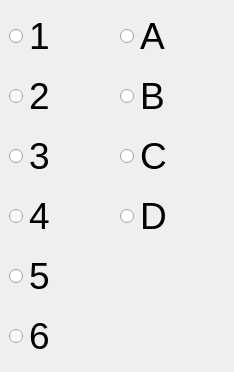
<?xml version="1.0" encoding="UTF-8"?>
<ui version="4.0">
 <class>MainWindow</class>
 <widget class="QMainWindow" name="MainWindow">
  <property name="geometry">
   <rect>
    <x>0</x>
    <y>0</y>
    <width>234</width>
    <height>372</height>
   </rect>
  </property>
  <property name="font">
   <font>
    <pointsize>28</pointsize>
   </font>
  </property>
  <property name="windowTitle">
   <string>MainWindow</string>
  </property>
  <widget class="QWidget" name="centralwidget">
   <layout class="QGridLayout" name="gridLayout">
    <item row="0" column="0">
     <widget class="QRadioButton" name="radioButton">
      <property name="sizePolicy">
       <sizepolicy hsizetype="Expanding" vsizetype="Expanding">
        <horstretch>0</horstretch>
        <verstretch>0</verstretch>
       </sizepolicy>
      </property>
      <property name="text">
       <string>1</string>
      </property>
      <attribute name="buttonGroup">
       <string notr="true">numeros</string>
      </attribute>
     </widget>
    </item>
    <item row="0" column="1">
     <widget class="QRadioButton" name="radioButton_12">
      <property name="sizePolicy">
       <sizepolicy hsizetype="Expanding" vsizetype="Expanding">
        <horstretch>0</horstretch>
        <verstretch>0</verstretch>
       </sizepolicy>
      </property>
      <property name="text">
       <string>A</string>
      </property>
      <attribute name="buttonGroup">
       <string notr="true">letras</string>
      </attribute>
     </widget>
    </item>
    <item row="1" column="0">
     <widget class="QRadioButton" name="radioButton_2">
      <property name="sizePolicy">
       <sizepolicy hsizetype="Expanding" vsizetype="Expanding">
        <horstretch>0</horstretch>
        <verstretch>0</verstretch>
       </sizepolicy>
      </property>
      <property name="text">
       <string>2</string>
      </property>
      <attribute name="buttonGroup">
       <string notr="true">numeros</string>
      </attribute>
     </widget>
    </item>
    <item row="1" column="1">
     <widget class="QRadioButton" name="radioButton_8">
      <property name="sizePolicy">
       <sizepolicy hsizetype="Expanding" vsizetype="Expanding">
        <horstretch>0</horstretch>
        <verstretch>0</verstretch>
       </sizepolicy>
      </property>
      <property name="text">
       <string>B</string>
      </property>
      <attribute name="buttonGroup">
       <string notr="true">letras</string>
      </attribute>
     </widget>
    </item>
    <item row="2" column="0">
     <widget class="QRadioButton" name="radioButton_3">
      <property name="sizePolicy">
       <sizepolicy hsizetype="Expanding" vsizetype="Expanding">
        <horstretch>0</horstretch>
        <verstretch>0</verstretch>
       </sizepolicy>
      </property>
      <property name="text">
       <string>3</string>
      </property>
      <attribute name="buttonGroup">
       <string notr="true">numeros</string>
      </attribute>
     </widget>
    </item>
    <item row="2" column="1">
     <widget class="QRadioButton" name="radioButton_9">
      <property name="sizePolicy">
       <sizepolicy hsizetype="Expanding" vsizetype="Expanding">
        <horstretch>0</horstretch>
        <verstretch>0</verstretch>
       </sizepolicy>
      </property>
      <property name="text">
       <string>C</string>
      </property>
      <attribute name="buttonGroup">
       <string notr="true">letras</string>
      </attribute>
     </widget>
    </item>
    <item row="3" column="0">
     <widget class="QRadioButton" name="radioButton_6">
      <property name="sizePolicy">
       <sizepolicy hsizetype="Expanding" vsizetype="Expanding">
        <horstretch>0</horstretch>
        <verstretch>0</verstretch>
       </sizepolicy>
      </property>
      <property name="text">
       <string>4</string>
      </property>
      <attribute name="buttonGroup">
       <string notr="true">numeros</string>
      </attribute>
     </widget>
    </item>
    <item row="3" column="1">
     <widget class="QRadioButton" name="radioButton_10">
      <property name="sizePolicy">
       <sizepolicy hsizetype="Expanding" vsizetype="Expanding">
        <horstretch>0</horstretch>
        <verstretch>0</verstretch>
       </sizepolicy>
      </property>
      <property name="text">
       <string>D</string>
      </property>
      <attribute name="buttonGroup">
       <string notr="true">letras</string>
      </attribute>
     </widget>
    </item>
    <item row="4" column="0">
     <widget class="QRadioButton" name="radioButton_4">
      <property name="sizePolicy">
       <sizepolicy hsizetype="Expanding" vsizetype="Expanding">
        <horstretch>0</horstretch>
        <verstretch>0</verstretch>
       </sizepolicy>
      </property>
      <property name="text">
       <string>5</string>
      </property>
      <attribute name="buttonGroup">
       <string notr="true">numeros</string>
      </attribute>
     </widget>
    </item>
    <item row="5" column="0">
     <widget class="QRadioButton" name="radioButton_5">
      <property name="sizePolicy">
       <sizepolicy hsizetype="Expanding" vsizetype="Expanding">
        <horstretch>0</horstretch>
        <verstretch>0</verstretch>
       </sizepolicy>
      </property>
      <property name="text">
       <string>6</string>
      </property>
      <attribute name="buttonGroup">
       <string notr="true">numeros</string>
      </attribute>
     </widget>
    </item>
   </layout>
  </widget>
 </widget>
 <resources/>
 <connections/>
 <buttongroups>
  <buttongroup name="numeros"/>
  <buttongroup name="letras"/>
 </buttongroups>
</ui>
